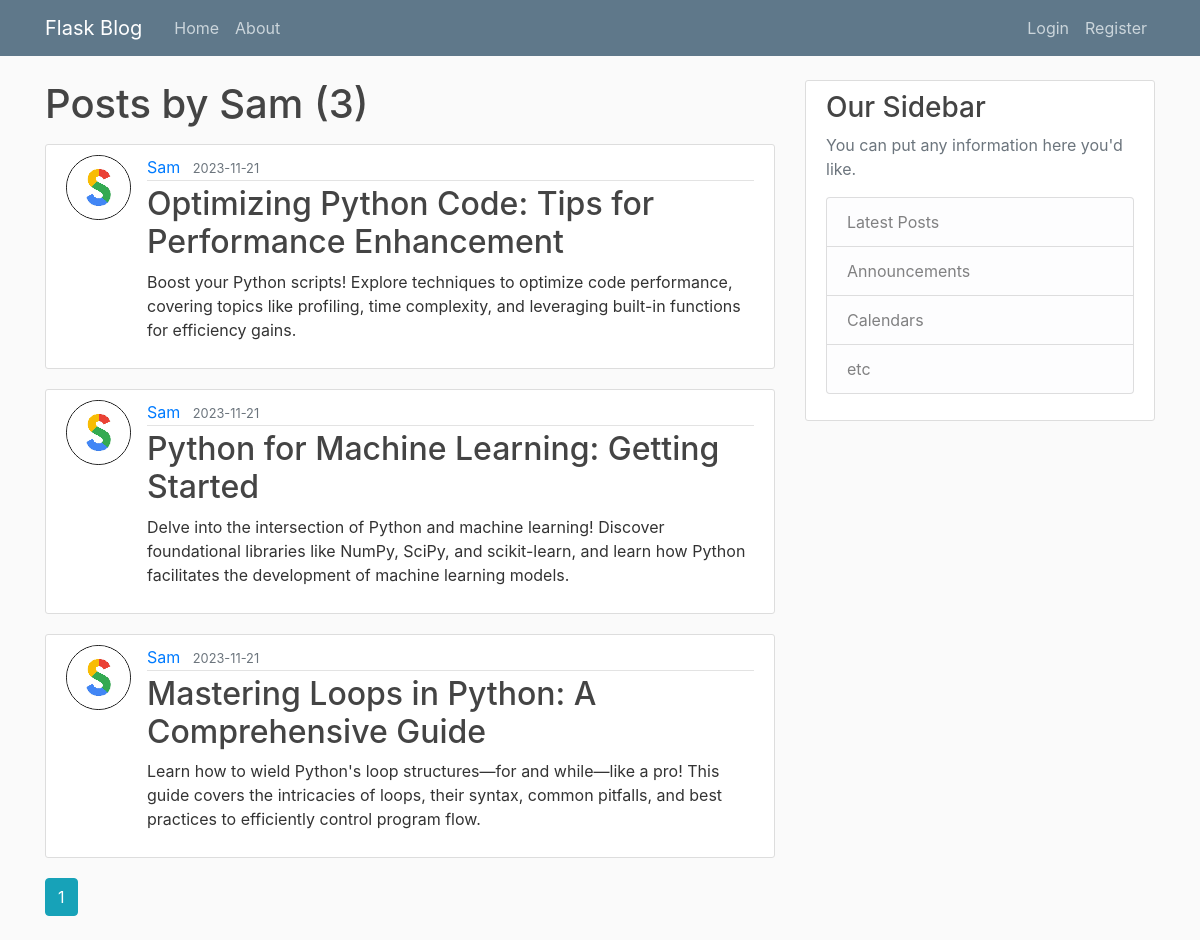
The app's page /user/Sam with its own data.
### flaskblog/models.py (models this page shows, shortened)
class User(db.Model, UserMixin):
    id = db.Column(db.Integer, primary_key=True)
    username = db.Column(db.String(20), unique=True, nullable=False)
    email = db.Column(db.String(120), unique=True, nullable=False)
    image_file = db.Column(db.String(20), nullable=False, default="default.jpg")
    password = db.Column(db.String(60), nullable=False)
    post = db.relationship("Post", backref="author", lazy=True)

class Post(db.Model):
    id = db.Column(db.Integer, primary_key=True)
    title = db.Column(db.String(100), nullable=False)
    date_posted = db.Column(db.DateTime, nullable=False, default=datetime.utcnow)
    content = db.Column(db.Text, nullable=False)
    user_id = db.Column(db.Integer, db.ForeignKey("user.id"), nullable=True)

### flaskblog/routes.py (the view)
@app.route("/user/<string:username>")
def user_posts(username):
    page = request.args.get("page", 1, type=int)
    user = User.query.filter_by(username=username).first_or_404()
    posts = (
        Post.query.filter_by(author=user)
        .order_by(Post.date_posted.desc())
        .paginate(page=page, per_page=5)
    )
    return render_template("user_posts.html", posts=posts, user=user)

### flaskblog/templates/user_posts.html
{% extends "base.html" %}
{% block content %}
<h1 class="mb-3">Posts by {{ user.username }} ({{ posts.total }})</h1>
{% for post in posts.items %}
<article class="media content-section">
    <img class="rounded-circle article-img"
        src="{{ url_for('static', filename='profile_pics/' + post.author.image_file) }}">
    <div class="media-body">
        <div class="article-metadata">
            <a class="mr-2" href="{{ url_for('user_posts', username=post.author.username) }}">{{ post.author.username
                }}</a>
            <small class="text-muted">{{ post.date_posted.strftime('%Y-%m-%d') }}</small>
        </div>
        <h2><a class="article-title" href="{{ url_for('post', post_id=post.id) }}">{{ post.title }}</a></h2>
        <p class="article-content">{{ post.content }}</p>
    </div>
</article>
{% endfor %}
{% for page_num in posts.iter_pages(left_edge=1, right_edge=1, left_current=1, right_current=2) %}
{% if page_num %}
{% if posts.page == page_num %}
<a class="btn btn-info mb-4" href="{{ url_for('user_posts', username=user.username, page=page_num) }}">{{ page_num
    }}</a>
{% else %}
<a class="btn btn-outline-info mb-4" href="{{ url_for('user_posts', username=user.username, page=page_num) }}">{{
    page_num }}</a>
{% endif %}
{% else %}
...
{% endif %}
{% endfor %}
{% endblock content %}

### flaskblog/static/main.css (style rules this page uses)
body { background: #fafafa; color: #333333; margin-top: 5rem; }
h1, h2, h3, h4, h5, h6 { color: #444444; }
.content-section { background: #ffffff; padding: 10px 20px; border: 1px solid #dddddd; border-radius: 3px; margin-bottom: 20px; }
.article-title { color: #444444; }
.article-content { white-space: pre-line; }
.article-img { height: 65px; width: 65px; margin-right: 16px; }
.article-metadata { padding-bottom: 1px; margin-bottom: 4px; border-bottom: 1px solid #e3e3e3 }
img { border: 1px solid #111; }

### records on screen
User: username "Sam"
Post: image_file (picture), author.username "Sam", date_posted "2023-11-21", title "Optimizing Python Code: Tips for Performance Enhancement", content "Boost your Python scripts! Explore techniques to optimize code performance, covering topics like profiling, time complexity, and leveraging built-in functions for efficiency gains."
Post: image_file (picture), author.username "Sam", date_posted "2023-11-21", title "Python for Machine Learning: Getting Started", content "Delve into the intersection of Python and machine learning! Discover foundational libraries like NumPy, SciPy, and scikit-learn, and learn how Python facilitates the development of machine learning models."
Post: image_file (picture), author.username "Sam", date_posted "2023-11-21", title "Mastering Loops in Python: A Comprehensive Guide", content "Learn how to wield Python's loop structures—for and while—like a pro! This guide covers the intricacies of loops, their syntax, common pitfalls, and best practices to efficiently control program flow."

### other values on screen
{{ posts.total }} "3"
{{ page_num }} "1"
